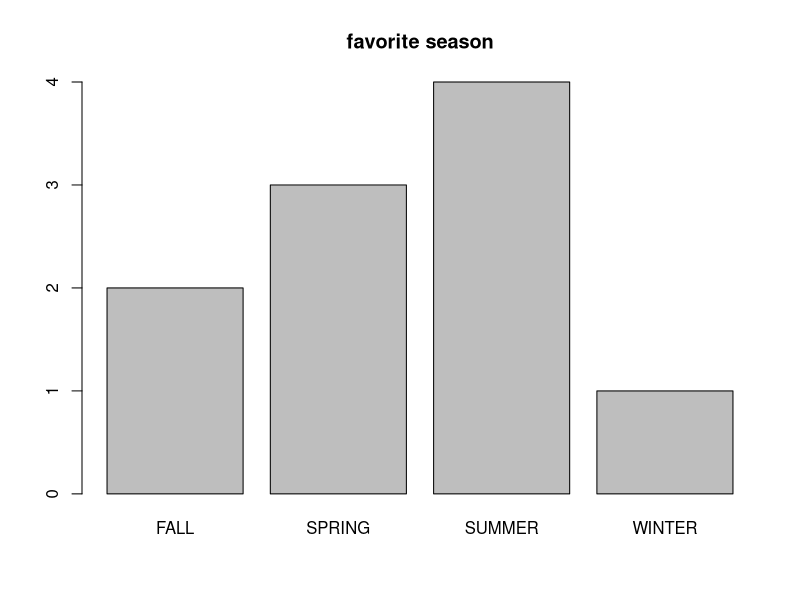
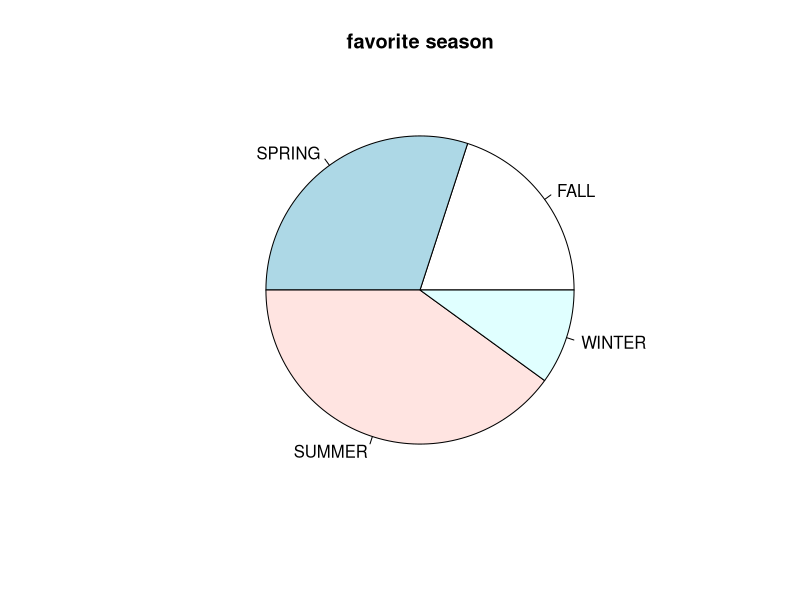
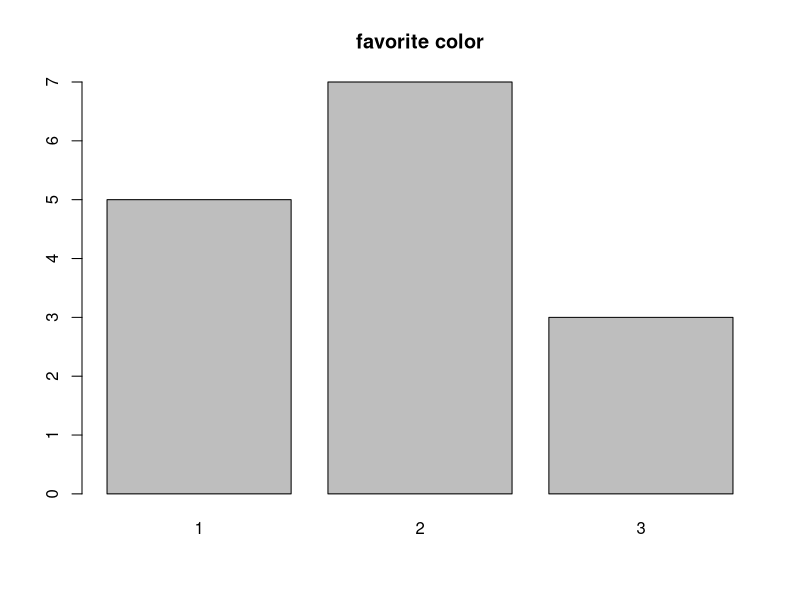
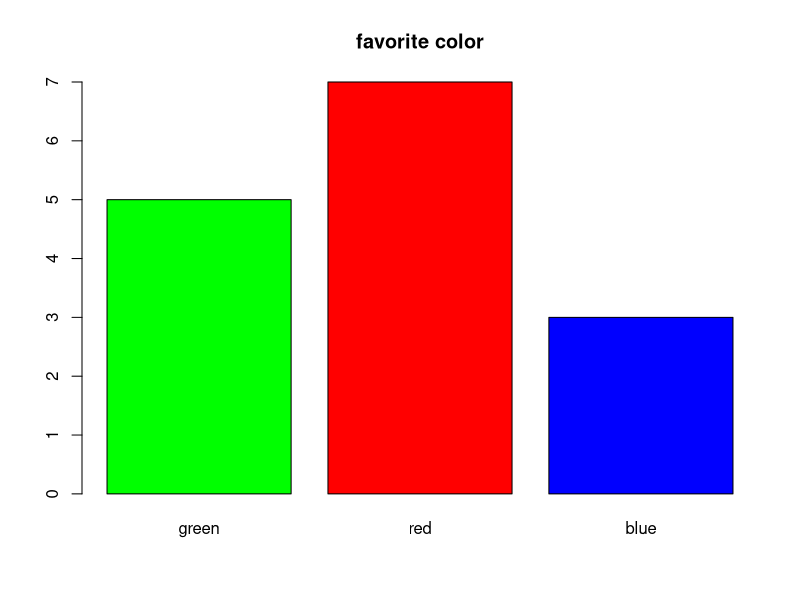
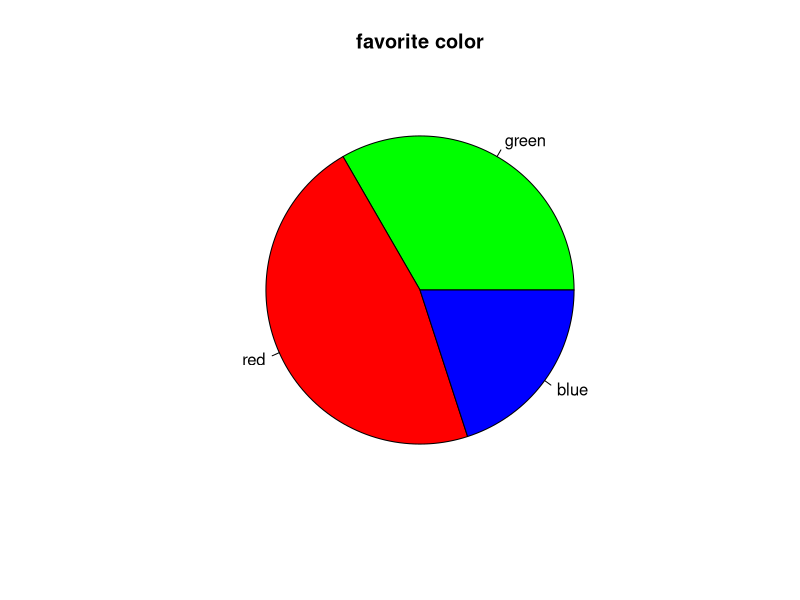
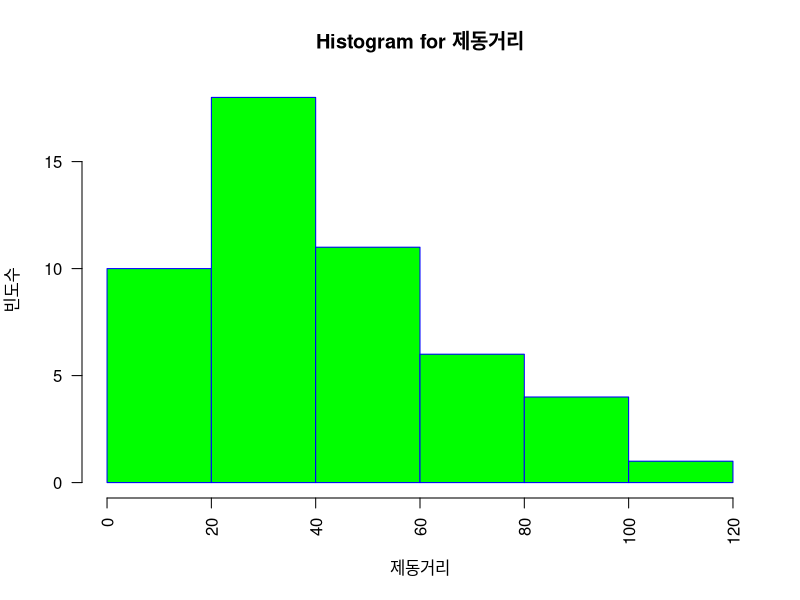
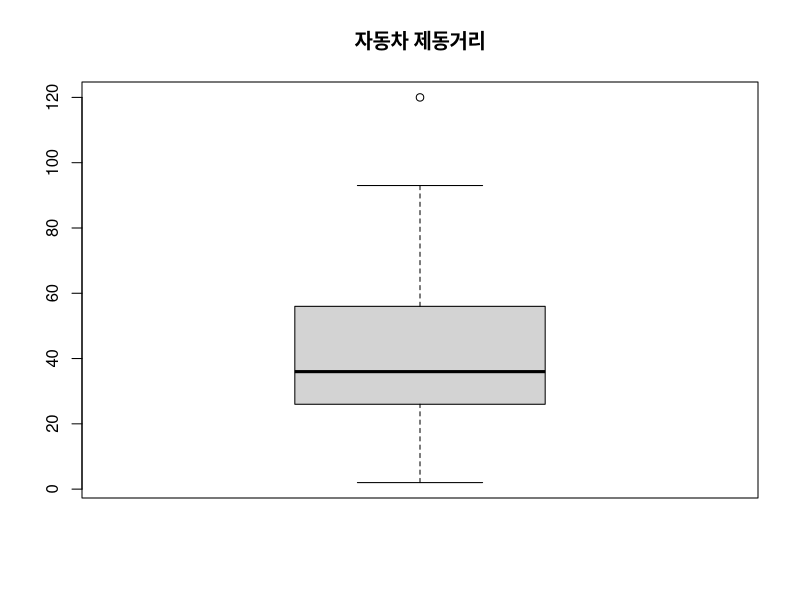
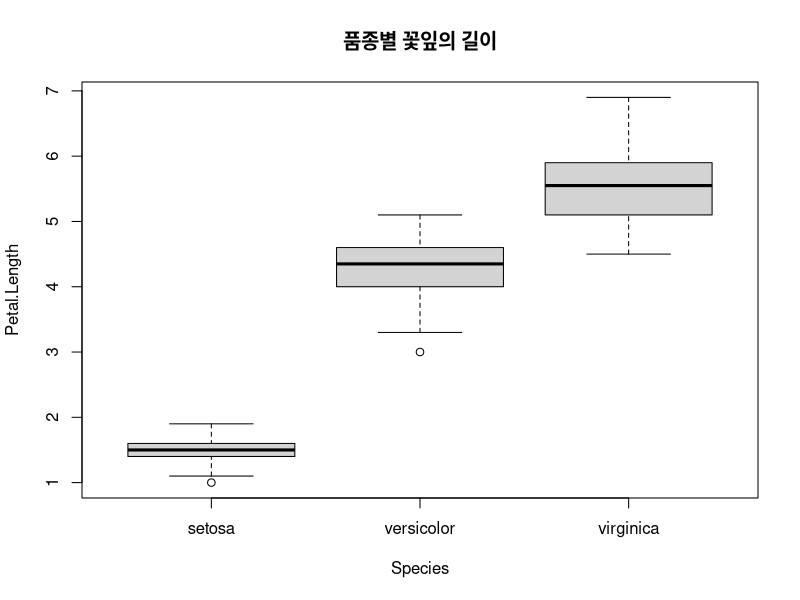

R code for these plots, in order:
##### 7주차
favorite <- c('WINTER', 'SUMMER', 'SPRING', 'SUMMER', 'SUMMER',
              'FALL', 'FALL', 'SUMMER', 'SPRING', 'SPRING')
favorite                                # favorite의 내용 출력
table(favorite)                         # 도수분포표 계산
table(favorite)/length(favorite)        # 비율 출력


ds <- table(favorite)
ds                
barplot(ds, main='favorite season')


ds <- table(favorite)
ds                
pie(ds, main='favorite season')


favorite.color <- c(2, 3, 2, 1, 1, 2, 2, 1, 3, 2, 1, 3, 2, 1, 2)
ds <- table(favorite.color)
ds
barplot(ds, main='favorite color')
colors <- c('green', 'red', 'blue')
names(ds) <- colors                             # 자료값 1,2,3을 green, red, blue로 변경
ds
barplot(ds, main='favorite color', col=colors)  # 색 지정 막대그래프
pie(ds, main='favorite color', col=colors)      # 색 지정 원그래프


weight <- c(60, 62, 64, 65, 68, 69)
weight.heavy <- c(weight, 120)
weight
weight.heavy
mean(weight)                  # 평균
mean(weight.heavy)            # 평균
median(weight)                # 중앙값
median(weight.heavy)          # 중앙값
mean(weight, trim=0.2)        # 절사평균(상하위 20% 제외)
mean(weight.heavy,trim=0.2)   # 절사평균(상하위 20% 제외)


mydata <- c(60, 62, 64, 65, 68, 69, 120)
quantile(mydata)
quantile(mydata, (0:10)/10)         # 10% 단위로 구간을 나누어 계산
summary(mydata)


mydata <- c(60, 62, 64, 65, 68, 69, 120)
var(mydata)           # 분산
sd(mydata)            # 표준편차
range(mydata)         # 값의 범위
diff(range(mydata))   # 최댓값, 최솟값의 차이


dist <- cars[,2]                        # 자동차 제동거리
hist(dist,                              # 자료(data)
     main="Histogram for 제동거리",     # 제목
     xlab ="제동거리",                  # x축 레이블
     ylab="빈도수",                     # y축 레이블
     border="blue",                     # 막대 테두리색
     col="green",                       # 막대 색
     las=2,                             # x축 글씨 방향(0~3)
     breaks=5)                          # 막대 개수 조절


dist <- cars[,2]        # 자동차 제동거리(단위: 피트)
boxplot(dist, main="자동차 제동거리")


boxplot.stats(dist)


boxplot(Petal.Length~Species, data=iris, main="품종별 꽃잎의 길이")

# 한 화면에 그래프 여러 개 출력
par(mfrow=c(1,3))       # 1x3 가상화면 분할
barplot(table(mtcars$carb), 
        main="Barplot of Carburetors",
        xlab="#of carburetors",  
        ylab="frequency",
        col="blue")
barplot(table(mtcars$cyl), 
        main="Barplot of Cylender",
        xlab="#of cylender",  
        ylab="frequency",
        col="red")
barplot(table(mtcars$gear), 
        main="Barplot of Grar",
        xlab="#of gears",  
        ylab="frequency",
        col="green")
par(mfrow=c(1,1))       # 가상화면 분할 해제
